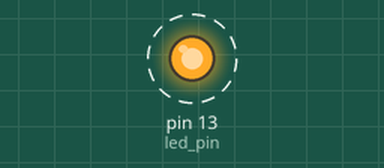
Recording of a sketch running on a simulated Arduino Mega 2560, built with avr-gcc and run on an emulated ATmega2560. Parts: output pins drawn as LEDs (lit = HIGH). Dashed ring = blinking.

Above: at 0.1 s.
Timing chart, 0 to 3.0 s (numbered marks = the images above):
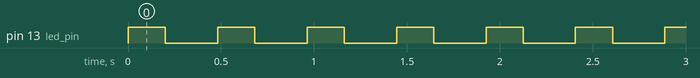

Measured:
- by itself, pin 13 (led_pin): alternates HIGH for 0.20 s and LOW for 0.28 s

The sketch:

movebase.ino
```cpp
#include "ModbusBLVmotor.h"
#include <ros.h>
#include <sensor_msgs/Imu.h>
#include <tf/tf.h>
#include <tf/transform_broadcaster.h>

//#include <IMU.h>


ros::NodeHandle nh;

sensor_msgs::Imu imu_msg;
ros::Publisher imu_pub("imu", &imu_msg);


geometry_msgs::TransformStamped tfs_msg;
tf::TransformBroadcaster tfbroadcaster;

ModbusBLVmotor md;


int led_pin = 13;


void setup() {
  // put your setup code here, to run once:

  pinMode(led_pin, OUTPUT);
  md.init();


}

void loop() {
  // put your main code here, to run repeatedly:
  digitalWrite(led_pin, HIGH);  // set to as HIGH LED is turn-off
  delay(200);                   // Wait for 0.1 second
  digitalWrite(led_pin, LOW);   // set to as LOW LED is turn-on
  delay(200);         // Wait for 0.1 second
  md.setM1Speed(40);
  //delay(2000);
  md.setM2Speed(40);
  //delay(2000);
  //md.setM2Speed(0);
  //delay(2000);


  //Serial1.print("5555");
  //Serial2.print("66656");

}
```

ModbusBLVmotor.cpp
```cpp
#include "ModbusBLVmotor.h"

int  OffsetSpeed = 0;
float  GainSpeed = 30;
int MaxRPM = 4000;

// Constructors ////////////////////////////////////////////////////////////////

ModbusBLVmotor::ModbusBLVmotor() //constructor
{
  //Pin map

}


// Public Methods //////////////////////////////////////////////////////////////
void ModbusBLVmotor::init()
{
// Define pinMode for the pins and set the frequency for timer1.

  //pinMode(xx,OUTPUT);
  //pinMode(yy,INPUT);
  Serial2.begin(115200,SERIAL_8E1);
  Serial3.begin(115200,SERIAL_8E1);

}
// Set speed for motor 1, speed is a number betwenn -400 and 400


void ModbusBLVmotor::setM1Speed(int speed)
{
  unsigned char reverse = 0;
  uint16_t speedRPM; //map to round per minute speed of the motor, 0 and 80-4000 rpm set at REG_RotationSpeed

  if (speed < 0)
  {
    speed = -speed;  // Make speed a positive quantity
    reverse = 1;  // Preserve the direction
  }
  if (speed > 400)  // Max speed of modbus round/minute
    speed = 400;

  if (speed !=0)
     speedRPM = OffsetSpeed+(uint16_t)(speed*GainSpeed);// map 1-400pwm to 80-4000rpm
  else
     speedRPM = 0;

  if (speedRPM > MaxRPM)  // Max speed of modbus round/minute
    speedRPM = MaxRPM;

  //set rotation speed to register
  sendModbusPacketM1(M1ADR, SINGLEWRITE, REG_RotationSpeed, (uint16_t)speedRPM);
  Serial.print(">> M1, M2 (rpm)= "); Serial.print(speedRPM);

  if (reverse)
  {
    sendModbusPacketM1(M1ADR, SINGLEWRITE, REG_DriveMotor, CMD_Backward);
  }
  else
  {
    sendModbusPacketM1(M1ADR, SINGLEWRITE, REG_DriveMotor, CMD_Forward);
  }
}

// Set speed for motor 2, speed is a number betwenn -400 and 400
void ModbusBLVmotor::setM2Speed(int speed)
{
  unsigned char reverse = 0;
  uint16_t speedRPM; //map to round per minute speed of the motor, 0 and 80-4000 rpm set at REG_RotationSpeed

  if (speed < 0)
  {
    speed = -speed;  // Make speed a positive quantity
    reverse = 1;  // Preserve the direction
  }
  if (speed > 400)  // Max speed of modbus round/minute
    speed = 400;

  if (speed !=0)
     speedRPM = OffsetSpeed+(uint16_t)(speed*GainSpeed); // map 1-400pwm to 80-4000rpm
  else
     speedRPM = 0;

  if (speedRPM > MaxRPM)  // Max speed of modbus round/minute
    speedRPM = MaxRPM;

  //set rotation speed to register
  sendModbusPacketM2(M2ADR, SINGLEWRITE, REG_RotationSpeed, (uint16_t)speedRPM);
  Serial.print(", "); Serial.println(speedRPM);

  if (reverse)
  {
    sendModbusPacketM2(M2ADR, SINGLEWRITE, REG_DriveMotor, CMD_Backward);
  }
  else
  {
    sendModbusPacketM2(M2ADR, SINGLEWRITE, REG_DriveMotor, CMD_Forward);
  }
}

// Set speed for motor 1 and 2
void ModbusBLVmotor::setSpeeds(int m1Speed, int m2Speed)
{
  setM1Speed(m1Speed);
  setM2Speed(m2Speed);
}

// Brake motor 1, brake is a number between 0 and 400 -- 0 = immediately or with decerelate time from 2-150 x100ms
void ModbusBLVmotor::setM1Brake(int brake) //with decerelate option
{
  uint16_t decTime=0;
  // normalize brake
  if (brake < 0)
  {
    brake = -brake;
  }
  if (brake > 400)  // Max brake
    brake = 400;

   //map 1-400 to 2-150 x100ms
   decTime = 150-(uint16_t )(brake*150/400);
   sendModbusPacket(M2ADR, SINGLEWRITE, REG_DecerelationTime, decTime);
   Serial.print("Decerelation speed of M1 is set to "); Serial.println(decTime);

   if (brake ==0) //stop immedialtely
    sendModbusPacket(M1ADR, SINGLEWRITE, REG_DriveMotor, CMD_StopNow);
   else
    sendModbusPacket(M1ADR, SINGLEWRITE, REG_DriveMotor, CMD_StopDec);

}

// Brake motor 2, brake is a number between 0 and 400
void ModbusBLVmotor::setM2Brake(int brake)
{
    uint16_t decTime=0;
  // normalize brake
  if (brake < 0)
  {
    brake = -brake;
  }
  if (brake > 400)  // Max brake
    brake = 400;

   //map 1-400 to 2-150 x100ms
   decTime = 150-(uint16_t )(brake*150/400);
   sendModbusPacket(M2ADR, SINGLEWRITE, REG_DecerelationTime, decTime);
   Serial.print("Decerelation speed of M2 is set to "); Serial.println(decTime);

   if (brake == 0) //stop immedialtely
    sendModbusPacket(M2ADR, SINGLEWRITE, REG_DriveMotor, CMD_StopNow);
   else
    sendModbusPacket(M2ADR, SINGLEWRITE, REG_DriveMotor, CMD_StopDec);
}

// Brake motor 1 and 2, brake is a number between 0 and 400
void ModbusBLVmotor::setBrakes(int m1Brake, int m2Brake)
{
  setM1Brake(m1Brake);
  setM2Brake(m2Brake);
}

// Read error status for motor 1
unsigned char ModbusBLVmotor::getM1Alarm()
{
   sendModbusPacket(M1ADR, REGISTERREAD, REG_PresentAlarm, 0x01); //read from single address
   //wait and receive packet from Motor here
}

// Read error status for motor 2
unsigned char ModbusBLVmotor::getM2Alarm()
{
  sendModbusPacket(M2ADR, REGISTERREAD, REG_PresentAlarm, 0x01);
  //wait and receive packet from Motor here
}

// Read error status for motor 1
unsigned char ModbusBLVmotor::getM1Warning()
{
   sendModbusPacket(M1ADR, REGISTERREAD, REG_PresentWarning, 0x01); //read from single address
   //wait and receive packet from Motor here

}

// Read error status for motor 2
unsigned char ModbusBLVmotor::getM2Warning()
{
  sendModbusPacket(M2ADR, REGISTERREAD, REG_PresentWarning, 0x01);
  //wait and receive packet from Motor here
}


////////////// modbus packetizing M1////////////////////////////

bool ModbusBLVmotor::sendModbusPacketM1(uint8_t dst, uint8_t type, uint16_t adr, uint16_t data)
{

  int i=0;

  uoPacket[0] = dst; //start packet
  uoPacket[1] = type;  //0x06
  uoPacket[2] = adr>>8 ; //upper byte
  uoPacket[3] = adr;     //lower byte
  uoPacket[4] = data>>8;
  uoPacket[5] = data;

  uint16_t crc = crc16_big(uoPacket, 6);

  //Serial.print("\n>>crc16 outgoing packet = "); Serial.println(crc,HEX);

  uoPacket[6] = crc; //crc low byte
  uoPacket[7] = crc>>8; //crc high byte
 /*
   Serial.print("Outgoing packet is ");
   for (i=0; i<8; i++)
   {
   Serial.print("0x"); Serial.print(uoPacket[i], HEX);   Serial.print(",");
   }
   Serial.print(" Length = "); Serial.println(i);
  */
  delay(20);
  //sending out the packet to
  //if((millis()- ModbusPrevMillis) > 100) { //In pre-set it commences regulation with the calculated PID
  //  ModbusPrevMillis = millis();
  if (Serial2.write(&uoPacket[0], 8))
    return(true); //full length of this packet
  else
    return(false);
  //}
}


////////////// modbus packetizing M2////////////////////////////

bool ModbusBLVmotor::sendModbusPacketM2(uint8_t dst, uint8_t type, uint16_t adr, uint16_t data)
{

  int i=0;

  uoPacket[0] = dst; //start packet
  uoPacket[1] = type;  //0x06
  uoPacket[2] = adr>>8 ; //upper byte
  uoPacket[3] = adr;     //lower byte
  uoPacket[4] = data>>8;
  uoPacket[5] = data;

  uint16_t crc = crc16_big(uoPacket, 6);

  //Serial.print("\n>>crc16 outgoing packet = "); Serial.println(crc,HEX);

  uoPacket[6] = crc; //crc low byte
  uoPacket[7] = crc>>8; //crc high byte
 /*
   Serial.print("Outgoing packet is ");
   for (i=0; i<8; i++)
   {
   Serial.print("0x"); Serial.print(uoPacket[i], HEX);   Serial.print(",");
   }
   Serial.print(" Length = "); Serial.println(i);
  */
  delay(20);
  //sending out the packet to
  //if((millis()- ModbusPrevMillis) > 100) { //In pre-set it commences regulation with the calculated PID
  //  ModbusPrevMillis = millis();
  if (Serial3.write(&uoPacket[0], 8))
    return(true); //full length of this packet
  else
    return(false);
  //}
}


////////////// modbus packetizing////////////////////////////

bool ModbusBLVmotor::sendModbusPacket(uint8_t dst, uint8_t type, uint16_t adr, uint16_t data)
{

  int i=0;

  uoPacket[0] = dst; //start packet
  uoPacket[1] = type;  //0x06
  uoPacket[2] = adr>>8 ; //upper byte
  uoPacket[3] = adr;     //lower byte
  uoPacket[4] = data>>8;
  uoPacket[5] = data;

  uint16_t crc = crc16_big(uoPacket, 6);

  //Serial.print("\n>>crc16 outgoing packet = "); Serial.println(crc,HEX);

  uoPacket[6] = crc; //crc low byte
  uoPacket[7] = crc>>8; //crc high byte
 /*
   Serial.print("Outgoing packet is ");
   for (i=0; i<8; i++)
   {
   Serial.print("0x"); Serial.print(uoPacket[i], HEX);   Serial.print(",");
   }
   Serial.print(" Length = "); Serial.println(i);
  */
  delay(20);
  //sending out the packet to
  //if((millis()- ModbusPrevMillis) > 100) { //In pre-set it commences regulation with the calculated PID
  //  ModbusPrevMillis = millis();
  if (Serial2.write(&uoPacket[0], 8))
    return(true); //full length of this packet
  else
    return(false);
  //}
}

bool ModbusBLVmotor::sendModbusPacketBurst(uint8_t dst, uint8_t type, uint16_t startadr, uint8_t* data, uint8_t numdata)
{

  uint8_t numreg = numdata/2; //16bit register

  //packetizing
  uoPacket[0] = dst; //start packet
  uoPacket[1] = type;  //0x10
  uoPacket[2] = startadr>>8 ; //upper byte
  uoPacket[3] = startadr;     //lower byte
  uoPacket[4] = numreg>>8;
  uoPacket[5] = numreg;
  uoPacket[6] = numdata;

  int offset = 7;
  int i;
  for (i=0; i<numdata; i++)
  {
    uoPacket[offset+i] = data[i];
  }

  uint16_t crc = crc16_big(uoPacket, numdata+offset);

  Serial.print(">>crc16 outgoing packet = "); Serial.println(crc,HEX);

  uoPacket[offset+numdata] = crc>>8; //crc high byte
  uoPacket[offset+numdata+1] = crc; //crc low byte

   Serial.print("\nOutgoing packet is ");
   for (i=0; i< offset+numdata+2; i++)
   {
     Serial.print("0x"); Serial.print(uoPacket[i], HEX);   Serial.print(",");
   }
   Serial.print(" Length = "); Serial.println(i);

  //sending out the packet to FCC
  if (Serial2.write(uoPacket, offset+numdata+2))
    return(true); //full length of this packet
  else
    return(false);
}

// read the incoming binary --------------------------------------
bool ModbusBLVmotor::getModbusPacket()
{
 //uint8_t incomingUi = (uint8_t)(Serial3.read());
 //while(Serial3.available())
 {
  byte incomingUi =  Serial2.read();

  if ( incomingUi != 0xFF) //data is coming
  {

    if ((uiPacketIdx + 1) < maxPacketLength)
    {
        uiPacket[uiPacketIdx] = (uint8_t)incomingUi;

        Serial1.print("\nHEX");
        Serial1.println(uiPacket[uiPacketIdx],HEX);

        uiPacketIdx++;
     }
    bEndPacket = false;
    bReceivePacket = true;
  }
  else
  {
    if (bReceivePacket) bEndPacket = true;
    bReceivePacket = false;


  }

  return(bEndPacket);
 }

}

uint16_t ModbusBLVmotor::crc16_big(uint8_t *data_p, uint8_t length) //big indian used in AGV
{

  uint8_t i = 0, j = 0;
  uint16_t crc = 0xffff;

  for (i = 0; i<length; i++, data_p++)
  {
    crc = ((uint16_t)*data_p) ^ crc; //why invert?
    for (j = 0; j<8; j++)
    {
      if (crc & 0x0001) //if lsb bit is "1"
        crc = (crc >> 1) ^ 0xA001;
      else
        crc = crc>>1;
    }
  }

  return (crc);

}

//////////////////////////////////////////////////////////////////////////

// Return motor 1 current value in milliamps.
unsigned int ModbusBLVmotor::getM1CurrentMilliamps()
{
  // 5V / 1024 ADC counts / 144 mV per A = 34 mA per count
  return 0; //analogRead(_CS1) * 34;
}

// Return motor 2 current value in milliamps.
unsigned int ModbusBLVmotor::getM2CurrentMilliamps()
{
  // 5V / 1024 ADC counts / 144 mV per A = 34 mA per count
  return 0; //analogRead(_CS2) * 34;
}

// Return error status for motor 1
unsigned char ModbusBLVmotor::getM1Fault()
{
  return 0; //!digitalRead(_EN1DIAG1);
}

// Return error status for motor 2
unsigned char ModbusBLVmotor::getM2Fault()
{
  return 0; //!digitalRead(_EN2DIAG2);
}
```

ModbusBLVmotor.h
```cpp
#include <stdint.h>
#include <Arduino.h>

#define M1ADR 0x01       //address of RS485 set to M1 driver
#define M2ADR 0x02       //address of RS485 set to M2 driver

#define  REGISTERREAD 0x03  //command to write to a register
#define  SINGLEWRITE  0x06  //command to write to a register
#define  BURSTWRITE   0x10  //command to write to multiple registers, define start address and length of reg/data

//register locations, define only the low byte since the high bytes are always neglected----------------
#define REG_RotationSpeed            0x0481 //16-bit low byte
#define REG_AccerelationTime         0x0601
#define REG_DecerelationTime         0x0681
#define REG_TorqueLimit              0x0701

#define REG_PresentAlarm             0x0081
#define REG_PresentWarning           0x0097
#define REG_CommunicationError       0x0701

#define REG_DriveMotor               0x007D  //to start/stop a motor with commands below
//define at 0x007D [7..0]  x,x,stop,rev,fwd,m2,m1,m0 -------------------
#define CMD_Forward                0x0008 //forward rotation (may set acc time before use)
#define CMD_Backward               0x0030 //backward rotation
#define CMD_StopDec                0x0020 //stop with decerelate time
#define CMD_StopNow                0x0000 //stop immediately

#define maxPacketLength  128

class ModbusBLVmotor
{
  public:
    // CONSTRUCTORS
    ModbusBLVmotor(); // Default pin selection.

    // PUBLIC METHODS
    void init();
    void setM1Speed(int speed); // Set speed for M1. +/- forward/reverse
    void setM2Speed(int speed); // Set speed for M2. +/- forward/reverse
    void setSpeeds(int m1Speed, int m2Speed); // Set speed for both M1 and M2.

    void setM1Brake(int brake); // Brake M1.
    void setM2Brake(int brake); // Brake M2.
    void setBrakes(int m1Brake, int m2Brake); // Brake both M1 and M2.

    void setM1AccTime(unsigned int ms100); // Set accerelation time (x100ms) for M1
    void setM2AccTime(unsigned int ms100); // Set accerelation time (x100ms) for M2
    void setAccTime(unsigned int m1ms100, unsigned int m2ms100); // Set Acc time for both M1 and M2.

    void setM1DecTime(unsigned int ms100); // Set decerelation time (x100ms) for M1
    void setM2DecTime(unsigned int ms100); // Set decerelation time (x100ms) for M2
    void setDecTime(unsigned int m1ms100, unsigned int m2ms100); // Set dec time for both M1 and M2.

    unsigned char getM1Alarm(); // Get current reading for M1.
    unsigned char getM2Alarm(); // Get current reading for M2.
    unsigned char getM1Warning(); // Get fault reading from M1.
    unsigned char getM2Warning(); // Get fault reading from M2.

    bool  sendModbusPacket(uint8_t dst, uint8_t type, uint16_t adr, uint16_t data);
    bool  sendModbusPacketM1(uint8_t dst, uint8_t type, uint16_t adr, uint16_t data);
    bool  sendModbusPacketM2(uint8_t dst, uint8_t type, uint16_t adr, uint16_t data);
    bool  sendModbusPacketBurst(uint8_t dst, uint8_t type, uint16_t startadr, uint8_t* data, uint8_t numdata);
    bool  getModbusPacket();
    uint16_t  crc16_big(uint8_t *data_p, uint8_t length); //big indian used in AGV

   //for pwm motor. they must be removed or mapped to blv motor--------
    unsigned int getM1CurrentMilliamps(); // Get current reading for M1.
    unsigned int getM2CurrentMilliamps(); // Get current reading for M2.
    unsigned char getM1Fault(); // Get fault reading from M1.
    unsigned char getM2Fault(); // Get fault reading from M2.


  private:

  String sPacket;
  uint8_t uiPacket [maxPacketLength]; //incoming packet buffer
  uint8_t uiPacketIdx=0;
  uint8_t uoPacket [maxPacketLength]; //outgoing packet buffer
  uint8_t uoPacketIdx=0;

  uint8_t CrcDatain[maxPacketLength]; //data manipulation for crc16 input

  boolean bCompletePacket = false;
  boolean bReceivePacket = false;
  boolean bEndPacket = false;
  boolean bFirstTime = true;

  char cBuffer[40]; //bufferring for chars

  unsigned long ModbusPrevMillis = 0;


};
```
